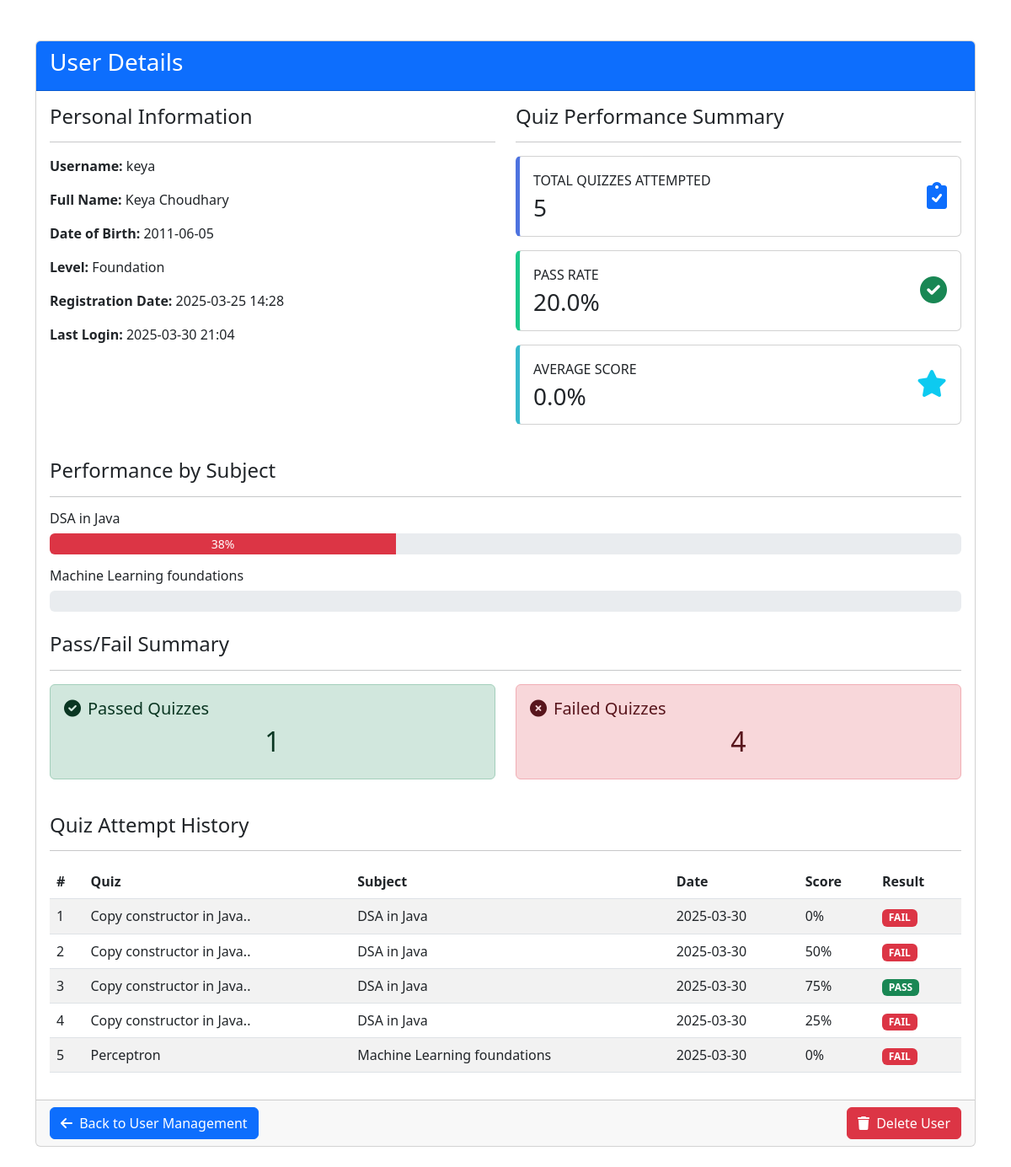
Page /view_user/keya (signed in) on the committed database.
### models.py (models this page shows)
class User(db.Model):
    __tablename__ = 'users'
    user_fullname = db.Column(db.String(80))
    user_username = db.Column(db.String(30),primary_key=True, unique=True, nullable=False)
    user_password = db.Column(db.String(30), nullable=False)
    user_level = db.Column(db.String(80))
    user_dob = db.Column(db.String(80))
    is_active = db.Column(db.Boolean, default=True)
    last_login = db.Column(db.DateTime)
    registration_date = db.Column(db.DateTime, default=db.func.current_timestamp())
    quiz_attempts = db.relationship('QuizAttempt', backref='user', lazy=True)

class Subject(db.Model):
    __tablename__ = 'subjects'
    id = db.Column(db.Integer, primary_key=True)
    name = db.Column(db.String(100), nullable=False)
    desc = db.Column(db.String(200), nullable=False)
    chapters = db.relationship('Chapter', backref='subject', lazy=True, cascade='all, delete-orphan')

class Chapter(db.Model):
    __tablename__ = 'chapters'
    id = db.Column(db.Integer, primary_key=True)
    name = db.Column(db.String(100), nullable=False)
    subject_id = db.Column(db.Integer, db.ForeignKey('subjects.id'), nullable=False)
    questions = db.relationship('Question', backref='chapter', lazy=True, cascade='all, delete-orphan')
    quizzes = db.relationship('Quiz', backref='chapter', lazy=True, cascade='all, delete-orphan')

class QuizAttempt(db.Model):
    __tablename__ = 'quiz_attempts'
    id = db.Column(db.Integer, primary_key=True)
    user_id = db.Column(db.String(30), db.ForeignKey('users.user_username'), nullable=False)
    quiz_id = db.Column(db.Integer, db.ForeignKey('quizzes.id'), nullable=False)
    total_scored = db.Column(db.Integer)
    time_stamp_of_attempt = db.Column(db.DateTime, default=datetime.utcnow)

### controllers/default_controllers.py (the view)
@app.route('/view_user/<user_id>')
def view_user(user_id):
    if 'admin_name' not in session:
        flash('You need to log in as admin first.', 'warning')
        return redirect(url_for('home'))
    user = User.query.get_or_404(user_id)
    attempts = QuizAttempt.query.filter_by(user_id=user_id).all()
    quiz_details = []
    subjects = {}
    passed_count = 0
    failed_count = 0
    for attempt in attempts:
        quiz = Quiz.query.get(attempt.quiz_id)
        if quiz:
            chapter = Chapter.query.get(quiz.chapter_id)
            if chapter:
                subject = Subject.query.get(chapter.subject_id)
                quiz_details.append({
                    'attempt': attempt,
                    'chapter_name': chapter.name,
                    'subject_name': subject.name if subject else 'Unknown'
                })
                if attempt.total_scored >= 60:
                    passed_count += 1
                else:
                    failed_count += 1
                subject_name = subject.name if subject else 'Unknown'
                if subject_name not in subjects:
                    subjects[subject_name] = {
                        'count': 0,
                        'total': 0
                    }
                subjects[subject_name]['count'] += 1
                subjects[subject_name]['total'] += attempt.total_scored
    subject_names = []
    subject_avg_scores = []
    for name, data in subjects.items():
        subject_names.append(name)
        avg = data['total'] / data['count'] if data['count'] > 0 else 0
        subject_avg_scores.append(round(avg))
    return render_template('user_details.html',
                          user=user,
                          quiz_details=quiz_details,
                          passed_count=passed_count,
                          failed_count=failed_count,
                          subject_names=subject_names,
                          subject_avg_scores=subject_avg_scores)

### templates/user_details.html (shortened to what this page needs)
<!DOCTYPE html>
<html lang="en">
<head>
    <link href="https://cdn.jsdelivr.net/npm/bootstrap@5.3.0-alpha1/dist/css/bootstrap.min.css" rel="stylesheet">
    <link href="https://cdnjs.cloudflare.com/ajax/libs/font-awesome/6.0.0/css/all.min.css" rel="stylesheet">
</head>
<body>
    <div class="container mt-5">
        <div class="card mb-4">
            <div class="card-header bg-primary text-white">
                <h3>User Details</h3>
            </div>
            <div class="card-body">
                <div class="row">
                    <div class="col-md-6">
                        <h4>Personal Information</h4>
                        <hr>
                        <p><strong>Username:</strong> {{ user.user_username }}</p>
                        <p><strong>Full Name:</strong> {{ user.user_fullname }}</p>
                        <p><strong>Date of Birth:</strong> {{ user.user_dob }}</p>
                        <p><strong>Level:</strong> {{ user.user_level }}</p>
                        <p><strong>Registration Date:</strong> {{ user.registration_date.strftime('%Y-%m-%d %H:%M') if user.registration_date else 'Unknown' }}</p>
                        <p><strong>Last Login:</strong> {{ user.last_login.strftime('%Y-%m-%d %H:%M') if user.last_login else 'Never' }}</p>
                    </div>
                    <div class="col-md-6">
                        <h4>Quiz Performance Summary</h4>
                        <hr>
                        <div class="card stat-card primary mb-3">
                            <div class="card-body">
                                <div class="row align-items-center">
                                    <div class="col">
                                        <div class="text-xs text-uppercase mb-1">Total Quizzes Attempted</div>
                                        <div class="h3 mb-0">{{ quiz_details|length }}</div>
                                    </div>
                                    <div class="col-auto">
                                        <i class="fas fa-clipboard-check fa-2x text-primary"></i>
                                    </div>
                                </div>
                            </div>
                        </div>
                        <div class="card stat-card success mb-3">
                            <div class="card-body">
                                <div class="row align-items-center">
                                    <div class="col">
                                        <div class="text-xs text-uppercase mb-1">Pass Rate</div>
                                        {% if quiz_details|length > 0 %}
                                            {% set pass_rate = (passed_count / quiz_details|length * 100)|round %}
                                            <div class="h3 mb-0">{{ pass_rate }}%</div>
                                        {% else %}
                                            <div class="h3 mb-0">0%</div>
                                        {% endif %}
                                    </div>
                                    <div class="col-auto">
                                        <i class="fas fa-check-circle fa-2x text-success"></i>
                                    </div>
                                </div>
                            </div>
                        </div>
                        <div class="card stat-card info mb-3">
                            <div class="card-body">
                                <div class="row align-items-center">
                                    <div class="col">
                                        <div class="text-xs text-uppercase mb-1">Average Score</div>
                                        {% set total_score = 0 %}
                                        {% for detail in quiz_details %}
                                            {% set total_score = total_score + detail.attempt.total_scored %}
                                        {% endfor %}
                                        {% if quiz_details|length > 0 %}
                                            {% set avg_score = (total_score / quiz_details|length)|round %}
                                            <div class="h3 mb-0">{{ avg_score }}%</div>
                                        {% else %}
                                            <div class="h3 mb-0">0%</div>
                                        {% endif %}
                                    </div>
                                    <div class="col-auto">
                                        <i class="fas fa-star fa-2x text-info"></i>
                                    </div>
                                </div>
                            </div>
                        </div>
                    </div>
                </div>
                <div class="mt-4">
                    <h4>Performance by Subject</h4>
                    <hr>
                    {% if subject_names|length > 0 %}
                        {% for i in range(subject_names|length) %}
                            <div class="mb-3">
                                <h6>{{ subject_names[i] }}</h6>
                                <div class="progress">
                                    <div class="progress-bar {% if subject_avg_scores[i] >= 70 %}bg-success{% elif subject_avg_scores[i] >= 40 %}bg-warning{% else %}bg-danger{% endif %}"
                                         role="progressbar"
                                         style="width: {{ subject_avg_scores[i] }}%;"
                                         aria-valuenow="{{ subject_avg_scores[i] }}"
                                         aria-valuemin="0"
                                         aria-valuemax="100">
                                        {{ subject_avg_scores[i] }}%
                                    </div>
                                </div>
                            </div>
                        {% endfor %}
                    {% else %}
                        <p class="text-muted">No subject data available.</p>
                    {% endif %}
                </div>
                <div class="mt-4">
                    <h4>Pass/Fail Summary</h4>
                    <hr>
                    <div class="row">
                        <div class="col-md-6">
                            <div class="alert alert-success">
                                <h5><i class="fas fa-check-circle me-2"></i>Passed Quizzes</h5>
                                <h2 class="text-center">{{ passed_count }}</h2>
                            </div>
                        </div>
                        <div class="col-md-6">
                            <div class="alert alert-danger">
                                <h5><i class="fas fa-times-circle me-2"></i>Failed Quizzes</h5>
                                <h2 class="text-center">{{ failed_count }}</h2>
                            </div>
                        </div>
                    </div>
                </div>
                <div class="mt-4">
                    <h4>Quiz Attempt History</h4>
                    <hr>
                    {% if quiz_details %}
                        <div class="table-responsive">
                            <table class="table table-striped">
                                <thead>
                                    <tr>
                                        <th>#</th>
                                        <th>Quiz</th>
                                        <th>Subject</th>
                                        <th>Date</th>
                                        <th>Score</th>
                                        <th>Result</th>
                                    </tr>
                                </thead>
                                <tbody>
                                    {% for detail in quiz_details %}
                                        <tr>
                                            <td>{{ loop.index }}</td>
                                            <td>{{ detail.chapter_name }}</td>
                                            <td>{{ detail.subject_name }}</td>
                                            <td>{{ detail.attempt.time_stamp_of_attempt.strftime('%Y-%m-%d') }}</td>
                                            <td>{{ detail.attempt.total_scored }}%</td>
                                            <td>
                                                {% if detail.attempt.total_scored >= 60 %}
                                                    <span class="badge bg-success">PASS</span>
                                                {% else %}
                                                    <span class="badge bg-danger">FAIL</span>
                                                {% endif %}
                                            </td>
                                        </tr>
                                    {% endfor %}
                                </tbody>
                            </table>
                        </div>
                    {% else %}
                        <p>No quiz attempts found for this user.</p>
                    {% endif %}
                </div>
            </div>
            <div class="card-footer">
                <a href="{{ url_for('manage_users') }}" class="btn btn-primary">
                    <i class="fas fa-arrow-left me-1"></i> Back to User Management
                </a>
                <a href="{{ url_for('delete_user', user_id=user.user_username) }}" class="btn btn-danger float-end" onclick="return confirm('Are you sure you want to delete this user?')">
                    <i class="fas fa-trash me-1"></i> Delete User
                </a>
            </div>
        </div>
    </div>
</body>
</html>

### templates/user_details.html (style rules this page uses)
.progress { height: 25px; }
.progress-bar { font-size: 14px; line-height: 25px; }
.stat-card { border-left: 5px solid; margin-bottom: 20px; }
.stat-card.primary { border-left-color: #4e73df; }
.stat-card.success { border-left-color: #1cc88a; }
.stat-card.info { border-left-color: #36b9cc; }

### rows in the picture
User: user_username "keya", user_fullname "Keya Choudhary", user_dob "2011-06-05", user_level "Foundation", registration_date "2025-03-25 14:28", last_login "2025-03-30 21:04"
Subject: name "DSA in Java", subject_name "DSA in Java" "DSA in Java" "DSA in Java" "DSA in Java"
Subject: name "Machine Learning foundations", subject_name "Machine Learning foundations"
Chapter: chapter_name "Copy constructor in Java.." "Copy constructor in Java.." "Copy constructor in Java.." "Copy constructor in Java.."
QuizAttempt: attempt.time_stamp_of_attempt "2025-03-30", attempt.total_scored "0"
QuizAttempt: attempt.time_stamp_of_attempt "2025-03-30", attempt.total_scored "50"
QuizAttempt: attempt.time_stamp_of_attempt "2025-03-30", attempt.total_scored "75"
QuizAttempt: attempt.time_stamp_of_attempt "2025-03-30", attempt.total_scored "25"
Chapter: chapter_name "Perceptron"
QuizAttempt: attempt.time_stamp_of_attempt "2025-03-30", attempt.total_scored "0"

### other values in the picture
{{ quiz_details|length }} "5"
{{ pass_rate }} "20.0"
{{ avg_score }} "0.0"
{{ subject_avg_scores[i] }} "38"
{{ passed_count }} "1"
{{ failed_count }} "4"
